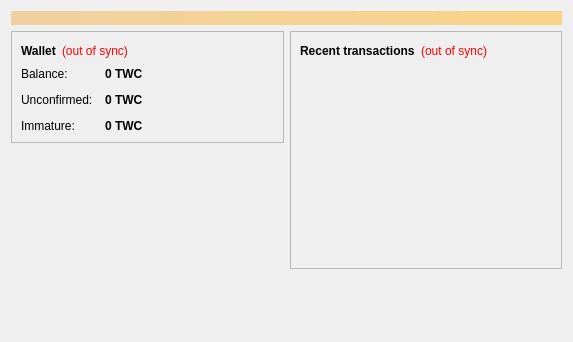
<?xml version="1.0" encoding="UTF-8"?>
<ui version="4.0">
 <class>OverviewPage</class>
 <widget class="QWidget" name="OverviewPage">
  <property name="geometry">
   <rect>
    <x>0</x>
    <y>0</y>
    <width>573</width>
    <height>342</height>
   </rect>
  </property>
  <property name="windowTitle">
   <string>Form</string>
  </property>
  <layout class="QVBoxLayout" name="topLayout">
   <item>
    <widget class="QLabel" name="labelAlerts">
     <property name="visible">
      <bool>false</bool>
     </property>
     <property name="styleSheet">
      <string notr="true">background-color: qlineargradient(x1: 0, y1: 0, x2: 1, y2: 0, stop:0 #F0D0A0, stop:1 #F8D488); color:#000000;</string>
     </property>
     <property name="wordWrap">
      <bool>true</bool>
     </property>
     <property name="margin">
      <number>3</number>
     </property>
    </widget>
   </item>
   <item>
    <layout class="QHBoxLayout" name="horizontalLayout" stretch="1,1">
     <item>
      <layout class="QVBoxLayout" name="verticalLayout_2">
       <item>
        <widget class="QFrame" name="frame">
         <property name="frameShape">
          <enum>QFrame::StyledPanel</enum>
         </property>
         <property name="frameShadow">
          <enum>QFrame::Raised</enum>
         </property>
         <layout class="QVBoxLayout" name="verticalLayout_4">
          <item>
           <layout class="QHBoxLayout" name="horizontalLayout_4">
            <item>
             <widget class="QLabel" name="label_5">
              <property name="font">
               <font>
                <weight>75</weight>
                <bold>true</bold>
               </font>
              </property>
              <property name="text">
               <string>Wallet</string>
              </property>
             </widget>
            </item>
            <item>
             <widget class="QLabel" name="labelWalletStatus">
              <property name="toolTip">
               <string>The displayed information may be out of date. Your wallet automatically synchronizes with the TweakCoin network after a connection is established, but this process has not completed yet.</string>
              </property>
              <property name="styleSheet">
               <string notr="true">QLabel { color: red; }</string>
              </property>
              <property name="text">
               <string notr="true">(out of sync)</string>
              </property>
              <property name="alignment">
               <set>Qt::AlignLeading|Qt::AlignLeft|Qt::AlignVCenter</set>
              </property>
             </widget>
            </item>
            <item>
             <spacer name="horizontalSpacer_2">
              <property name="orientation">
               <enum>Qt::Horizontal</enum>
              </property>
              <property name="sizeHint" stdset="0">
               <size>
                <width>40</width>
                <height>20</height>
               </size>
              </property>
             </spacer>
            </item>
           </layout>
          </item>
          <item>
           <layout class="QFormLayout" name="formLayout_2">
            <property name="fieldGrowthPolicy">
             <enum>QFormLayout::AllNonFixedFieldsGrow</enum>
            </property>
            <property name="horizontalSpacing">
             <number>12</number>
            </property>
            <property name="verticalSpacing">
             <number>12</number>
            </property>
            <item row="0" column="0">
             <widget class="QLabel" name="label">
              <property name="text">
               <string>Balance:</string>
              </property>
             </widget>
            </item>
            <item row="0" column="1">
             <widget class="QLabel" name="labelBalance">
              <property name="font">
               <font>
                <weight>75</weight>
                <bold>true</bold>
               </font>
              </property>
              <property name="cursor">
               <cursorShape>IBeamCursor</cursorShape>
              </property>
              <property name="toolTip">
               <string>Your current balance</string>
              </property>
              <property name="text">
               <string notr="true">0 TWC</string>
              </property>
              <property name="textInteractionFlags">
               <set>Qt::LinksAccessibleByMouse|Qt::TextSelectableByKeyboard|Qt::TextSelectableByMouse</set>
              </property>
             </widget>
            </item>
            <item row="1" column="0">
             <widget class="QLabel" name="label_3">
              <property name="text">
               <string>Unconfirmed:</string>
              </property>
             </widget>
            </item>
            <item row="1" column="1">
             <widget class="QLabel" name="labelUnconfirmed">
              <property name="font">
               <font>
                <weight>75</weight>
                <bold>true</bold>
               </font>
              </property>
              <property name="cursor">
               <cursorShape>IBeamCursor</cursorShape>
              </property>
              <property name="toolTip">
               <string>Total of transactions that have yet to be confirmed, and do not yet count toward the current balance</string>
              </property>
              <property name="text">
               <string notr="true">0 TWC</string>
              </property>
              <property name="textInteractionFlags">
               <set>Qt::LinksAccessibleByMouse|Qt::TextSelectableByKeyboard|Qt::TextSelectableByMouse</set>
              </property>
             </widget>
            </item>
            <item row="2" column="0">
             <widget class="QLabel" name="labelImmatureText">
              <property name="text">
               <string>Immature:</string>
              </property>
             </widget>
            </item>
            <item row="2" column="1">
             <widget class="QLabel" name="labelImmature">
              <property name="font">
               <font>
                <weight>75</weight>
                <bold>true</bold>
               </font>
              </property>
              <property name="toolTip">
               <string>Mined balance that has not yet matured</string>
              </property>
              <property name="text">
               <string notr="true">0 TWC</string>
              </property>
              <property name="textInteractionFlags">
               <set>Qt::LinksAccessibleByMouse|Qt::TextSelectableByKeyboard|Qt::TextSelectableByMouse</set>
              </property>
             </widget>
            </item>
           </layout>
          </item>
         </layout>
        </widget>
       </item>
       <item>
        <spacer name="verticalSpacer">
         <property name="orientation">
          <enum>Qt::Vertical</enum>
         </property>
         <property name="sizeHint" stdset="0">
          <size>
           <width>20</width>
           <height>40</height>
          </size>
         </property>
        </spacer>
       </item>
      </layout>
     </item>
     <item>
      <layout class="QVBoxLayout" name="verticalLayout_3">
       <item>
        <widget class="QFrame" name="frame_2">
         <property name="frameShape">
          <enum>QFrame::StyledPanel</enum>
         </property>
         <property name="frameShadow">
          <enum>QFrame::Raised</enum>
         </property>
         <layout class="QVBoxLayout" name="verticalLayout">
          <item>
           <layout class="QHBoxLayout" name="horizontalLayout_2">
            <item>
             <widget class="QLabel" name="label_4">
              <property name="text">
               <string>&lt;b&gt;Recent transactions&lt;/b&gt;</string>
              </property>
             </widget>
            </item>
            <item>
             <widget class="QLabel" name="labelTransactionsStatus">
              <property name="toolTip">
               <string>The displayed information may be out of date. Your wallet automatically synchronizes with the TweakCoin network after a connection is established, but this process has not completed yet.</string>
              </property>
              <property name="styleSheet">
               <string notr="true">QLabel { color: red; }</string>
              </property>
              <property name="text">
               <string notr="true">(out of sync)</string>
              </property>
              <property name="alignment">
               <set>Qt::AlignRight|Qt::AlignTrailing|Qt::AlignVCenter</set>
              </property>
             </widget>
            </item>
            <item>
             <spacer name="horizontalSpacer">
              <property name="orientation">
               <enum>Qt::Horizontal</enum>
              </property>
              <property name="sizeHint" stdset="0">
               <size>
                <width>40</width>
                <height>20</height>
               </size>
              </property>
             </spacer>
            </item>
           </layout>
          </item>
          <item>
           <widget class="QListView" name="listTransactions">
            <property name="styleSheet">
             <string notr="true">QListView { background: transparent; }</string>
            </property>
            <property name="frameShape">
             <enum>QFrame::NoFrame</enum>
            </property>
            <property name="verticalScrollBarPolicy">
             <enum>Qt::ScrollBarAlwaysOff</enum>
            </property>
            <property name="horizontalScrollBarPolicy">
             <enum>Qt::ScrollBarAlwaysOff</enum>
            </property>
            <property name="selectionMode">
             <enum>QAbstractItemView::NoSelection</enum>
            </property>
           </widget>
          </item>
         </layout>
        </widget>
       </item>
       <item>
        <spacer name="verticalSpacer_2">
         <property name="orientation">
          <enum>Qt::Vertical</enum>
         </property>
         <property name="sizeHint" stdset="0">
          <size>
           <width>20</width>
           <height>40</height>
          </size>
         </property>
        </spacer>
       </item>
      </layout>
     </item>
    </layout>
   </item>
  </layout>
 </widget>
 <resources/>
 <connections/>
</ui>
